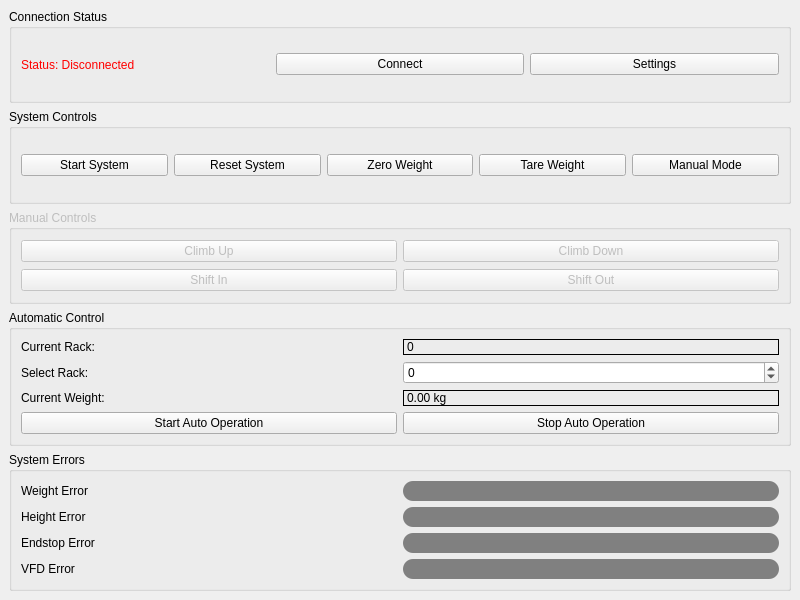
<?xml version="1.0" encoding="UTF-8"?>
<ui version="4.0">
  <class>MainWindow</class>
  <widget class="QMainWindow" name="MainWindow">
    <property name="geometry">
      <rect>
        <x>0</x>
        <y>0</y>
        <width>800</width>
        <height>600</height>
      </rect>
    </property>
    <property name="windowTitle">
      <string>Industrial Control System</string>
    </property>
    <widget class="QWidget" name="centralWidget">
      <layout class="QVBoxLayout" name="mainLayout">
        <item>
          <widget class="QGroupBox" name="groupConnection">
            <property name="title">
              <string>Connection Status</string>
            </property>
            <layout class="QHBoxLayout" name="horizontalLayout">
              <item>
                <widget class="QLabel" name="lblStatus">
                  <property name="text">
                    <string>Status: Disconnected</string>
                  </property>
                  <property name="styleSheet">
                    <string notr="true">color: red;</string>
                  </property>
                </widget>
              </item>
              <item>
                <widget class="QPushButton" name="btnConnect">
                  <property name="text">
                    <string>Connect</string>
                  </property>
                </widget>
              </item>
              <item>
                <widget class="QPushButton" name="btnSettings">
                  <property name="text">
                    <string>Settings</string>
                  </property>
                </widget>
              </item>
            </layout>
          </widget>
        </item>

        <item>
          <widget class="QGroupBox" name="groupSystem">
            <property name="title">
              <string>System Controls</string>
            </property>
            <layout class="QHBoxLayout" name="horizontalLayout_2">
              <item>
                <widget class="QPushButton" name="btnStartStop">
                  <property name="checkable">
                    <bool>true</bool>
                  </property>
                  <property name="text">
                    <string>Start System</string>
                  </property>
                </widget>
              </item>
              <item>
                <widget class="QPushButton" name="btnReset">
                  <property name="text">
                    <string>Reset System</string>
                  </property>
                </widget>
              </item>
              <item>
                <widget class="QPushButton" name="btnZeroWeight">
                  <property name="text">
                    <string>Zero Weight</string>
                  </property>
                </widget>
              </item>
              <item>
                <widget class="QPushButton" name="btnTareWeight">
                  <property name="text">
                    <string>Tare Weight</string>
                  </property>
                </widget>
              </item>
              <item>
                <widget class="QPushButton" name="btnManualMode">
                  <property name="checkable">
                    <bool>true</bool>
                  </property>
                  <property name="text">
                    <string>Manual Mode</string>
                  </property>
                </widget>
              </item>
            </layout>
          </widget>
        </item>

        <item>
          <widget class="QGroupBox" name="groupManual">
            <property name="title">
              <string>Manual Controls</string>
            </property>
            <property name="enabled">
              <bool>false</bool>
            </property>
            <layout class="QGridLayout" name="gridLayout">
              <item row="0" column="0">
                <widget class="QPushButton" name="btnClimbUp">
                  <property name="text">
                    <string>Climb Up</string>
                  </property>
                  <property name="toolTip">
                    <string>Move shelf up</string>
                  </property>
                </widget>
              </item>
              <item row="0" column="1">
                <widget class="QPushButton" name="btnClimbDown">
                  <property name="text">
                    <string>Climb Down</string>
                  </property>
                  <property name="toolTip">
                    <string>Move shelf down</string>
                  </property>
                </widget>
              </item>
              <item row="1" column="0">
                <widget class="QPushButton" name="btnShiftIn">
                  <property name="text">
                    <string>Shift In</string>
                  </property>
                  <property name="toolTip">
                    <string>Retract carriage</string>
                  </property>
                </widget>
              </item>
              <item row="1" column="1">
                <widget class="QPushButton" name="btnShiftOut">
                  <property name="text">
                    <string>Shift Out</string>
                  </property>
                  <property name="toolTip">
                    <string>Extend carriage</string>
                  </property>
                </widget>
              </item>
            </layout>
          </widget>
        </item>

        <item>
          <widget class="QGroupBox" name="groupAuto">
            <property name="title">
              <string>Automatic Control</string>
            </property>
            <layout class="QGridLayout" name="gridLayout_2">
              <item row="0" column="0">
                <widget class="QLabel" name="lblCurrentRack">
                  <property name="text">
                    <string>Current Rack:</string>
                  </property>
                </widget>
              </item>
              <item row="0" column="1">
                <widget class="QLabel" name="lblCurrentRackValue">
                  <property name="text">
                    <string>0</string>
                  </property>
                  <property name="frameShape">
                    <enum>QFrame::Panel</enum>
                  </property>
                </widget>
              </item>
              <item row="1" column="0">
                <widget class="QLabel" name="lblSelectRack">
                  <property name="text">
                    <string>Select Rack:</string>
                  </property>
                </widget>
              </item>
              <item row="1" column="1">
                <widget class="QSpinBox" name="spinRackSelect">
                  <property name="minimum">
                    <number>-1</number>
                  </property>
                  <property name="maximum">
                    <number>20</number>
                  </property>
                </widget>
              </item>
              <item row="2" column="0">
                <widget class="QLabel" name="lblWeight">
                  <property name="text">
                    <string>Current Weight:</string>
                  </property>
                </widget>
              </item>
              <item row="2" column="1">
                <widget class="QLabel" name="lblWeightValue">
                  <property name="text">
                    <string>0.00 kg</string>
                  </property>
                  <property name="frameShape">
                    <enum>QFrame::Panel</enum>
                  </property>
                </widget>
              </item>
              <item row="3" column="0" colspan="2">
                <layout class="QHBoxLayout">
                  <item>
                    <widget class="QPushButton" name="btnStartAuto">
                      <property name="text">
                        <string>Start Auto Operation</string>
                      </property>
                    </widget>
                  </item>
                  <item>
                    <widget class="QPushButton" name="btnStopAuto">
                      <property name="text">
                        <string>Stop Auto Operation</string>
                      </property>
                    </widget>
                  </item>
                </layout>
              </item>
            </layout>
          </widget>
        </item>

        <item>
          <widget class="QGroupBox" name="groupErrors">
            <property name="title">
              <string>System Errors</string>
            </property>
            <layout class="QGridLayout" name="gridLayout_3">
              <item row="0" column="0">
                <widget class="QLabel" name="lblWeightError">
                  <property name="text">
                    <string>Weight Error</string>
                  </property>
                </widget>
              </item>
              <item row="0" column="1">
                <widget class="QLabel" name="lblWeightErrorIndicator">
                  <property name="styleSheet">
                    <string notr="true">background-color: gray; border-radius: 10px;</string>
                  </property>
                  <property name="minimumSize">
                    <size>
                      <width>20</width>
                      <height>20</height>
                    </size>
                  </property>
                </widget>
              </item>
              <item row="1" column="0">
                <widget class="QLabel" name="lblHeightError">
                  <property name="text">
                    <string>Height Error</string>
                  </property>
                </widget>
              </item>
              <item row="1" column="1">
                <widget class="QLabel" name="lblHeightErrorIndicator">
                  <property name="styleSheet">
                    <string notr="true">background-color: gray; border-radius: 10px;</string>
                  </property>
                  <property name="minimumSize">
                    <size>
                      <width>20</width>
                      <height>20</height>
                    </size>
                  </property>
                </widget>
              </item>
              <item row="2" column="0">
                <widget class="QLabel" name="lblEndstopError">
                  <property name="text">
                    <string>Endstop Error</string>
                  </property>
                </widget>
              </item>
              <item row="2" column="1">
                <widget class="QLabel" name="lblEndstopErrorIndicator">
                  <property name="styleSheet">
                    <string notr="true">background-color: gray; border-radius: 10px;</string>
                  </property>
                  <property name="minimumSize">
                    <size>
                      <width>20</width>
                      <height>20</height>
                    </size>
                  </property>
                </widget>
              </item>
              <item row="3" column="0">
                <widget class="QLabel" name="lblVFDError">
                  <property name="text">
                    <string>VFD Error</string>
                  </property>
                </widget>
              </item>
              <item row="3" column="1">
                <widget class="QLabel" name="lblVFDErrorIndicator">
                  <property name="styleSheet">
                    <string notr="true">background-color: gray; border-radius: 10px;</string>
                  </property>
                  <property name="minimumSize">
                    <size>
                      <width>20</width>
                      <height>20</height>
                    </size>
                  </property>
                </widget>
              </item>
            </layout>
          </widget>
        </item>
      </layout>
    </widget>
  </widget>
  <resources/>
  <connections/>
</ui>
